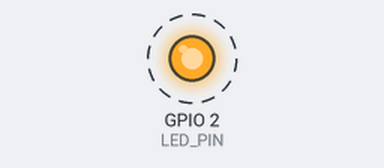
A program run on a simulated ESP32. Parts: output pins drawn as LEDs (lit = HIGH). Dashed ring = blinking. What the program prints to the serial monitor is not drawn.

Above: at 0.7 s.
Timing chart, 0 to 4.8 s (numbered marks = the images above):
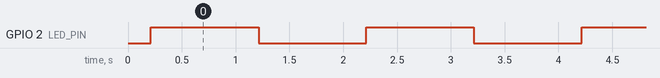

Measured:
- by itself, GPIO 2 (LED_PIN): alternates HIGH for 1.0 s and LOW for 1.0 s

The program:

main.cpp
```cpp
/*
 * Sentinelles — premier test "blink + série"
 *
 * But : vérifier que la carte, le câble, le driver USB-série,
 * l'upload du firmware et le port série fonctionnent tous.
 *
 * Comportement attendu :
 *   1. La LED onboard clignote 1 seconde / 1 seconde.
 *   2. Le moniteur série affiche un message à chaque clignote.
 *
 * Sur la plupart des DevKit V1 (DOIT ESP32 / WROOM-32),
 * la LED onboard est sur la broche GPIO 2.
 */

#include <Arduino.h>

// DevKit V1 : LED bleue onboard sur GPIO 2.
// GPIO 2 sert aussi au boot — pas de composant branché dessus pour l'instant,
// c'est sans risque en écriture simple.
static const int LED_PIN = 2;

void setup() {
  Serial.begin(115200);
  delay(200);  // laisser le driver USB-série s'ouvrir
  pinMode(LED_PIN, OUTPUT);

  Serial.println();
  Serial.println("==============================");
  Serial.println(" Sentinelles — premier test   ");
  Serial.println("==============================");
  Serial.print("Reset cause : ");
  Serial.println(esp_reset_reason());
  Serial.print("Puce        : ESP32 rev ");
  Serial.println(ESP.getChipRevision());
  Serial.print("Heap libre  : ");
  Serial.print(ESP.getFreeHeap() / 1024);
  Serial.println(" Ko");
  Serial.println("LED sur GPIO 2 — clignote toutes les secondes.");
}

void loop() {
  digitalWrite(LED_PIN, HIGH);
  Serial.println("[ON]  LED allumee");
  delay(1000);

  digitalWrite(LED_PIN, LOW);
  Serial.println("[OFF] LED eteinte");
  delay(1000);
}
```
